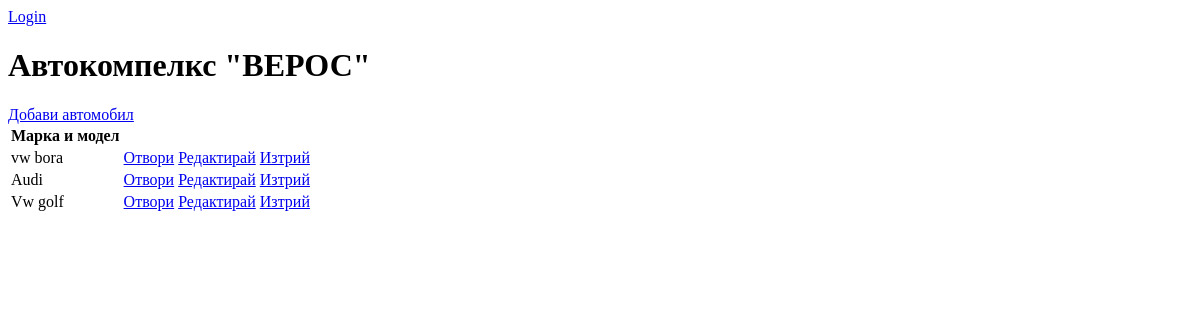
/, run on an earlier commit of the app's database.
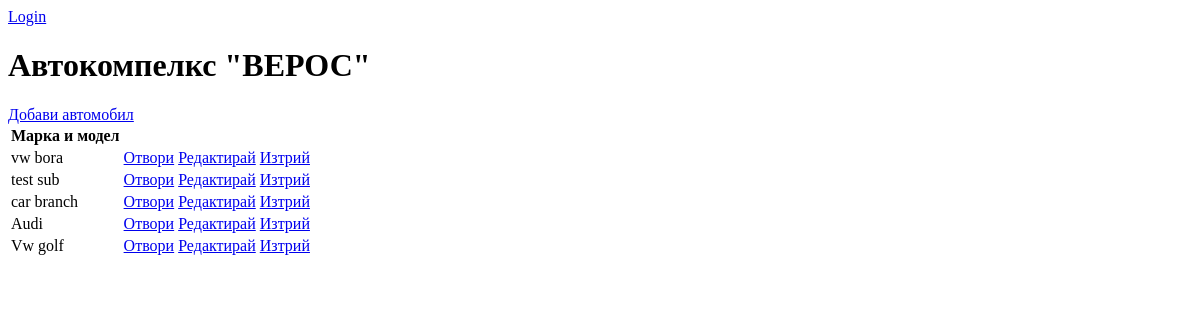
And on a later commit of the database.
### base/models.py (models this page shows, shortened)
class Task(models.Model):
    user = models.ForeignKey(
        User, on_delete=models.CASCADE,null=True,blank=True)
    title = models.CharField(max_length = 200)
    description = models.TextField(null=True,blank=True)
    complete = models.BooleanField(default=False)
    create = models.DateTimeField(auto_now_add=True)
    class Meta:
        ordering = ['complete']

### base/views.py (the view)
# urls.py: path('', TaskList.as_view(), name='tasks'),
class TaskList(ListView):
    model = Task
    context_object_name = "tasks"

### base/templates/base/task_list.html
{% if request.user.is_authenticated %}
<p>{{request.user}}</p>
<a href=''>Logout</a>
{% else %}
<a href="{% url 'login' %}">Login</a>
{% endif %}
<h1>Автокомпелкс "ВЕРОС" </h1>
<a href="{% url 'task-create' %}">Добави автомобил</a>
<table>
    <tr>
        <th>Марка и модел</th>
        <th></th>
    </tr>
    {% for task in tasks %}
    <tr>
        <td>{{task.title}}</td>
        <td><a href="{% url 'task' task.id %}">Отвори</a></td>
        <td><a href="{% url 'task-update' task.id %}">Редактирай</a></td>
        <td><a href="{% url 'task-delete' task.id %}">Изтрий</a></td>
    </tr>
    {% empty %}
        <h3>Няма добавени автомобили</h3>
    {% endfor %}
</table>

What changed in the data, as far as the page shows it:
added Task: title "test sub"
added Task: title "car branch"
